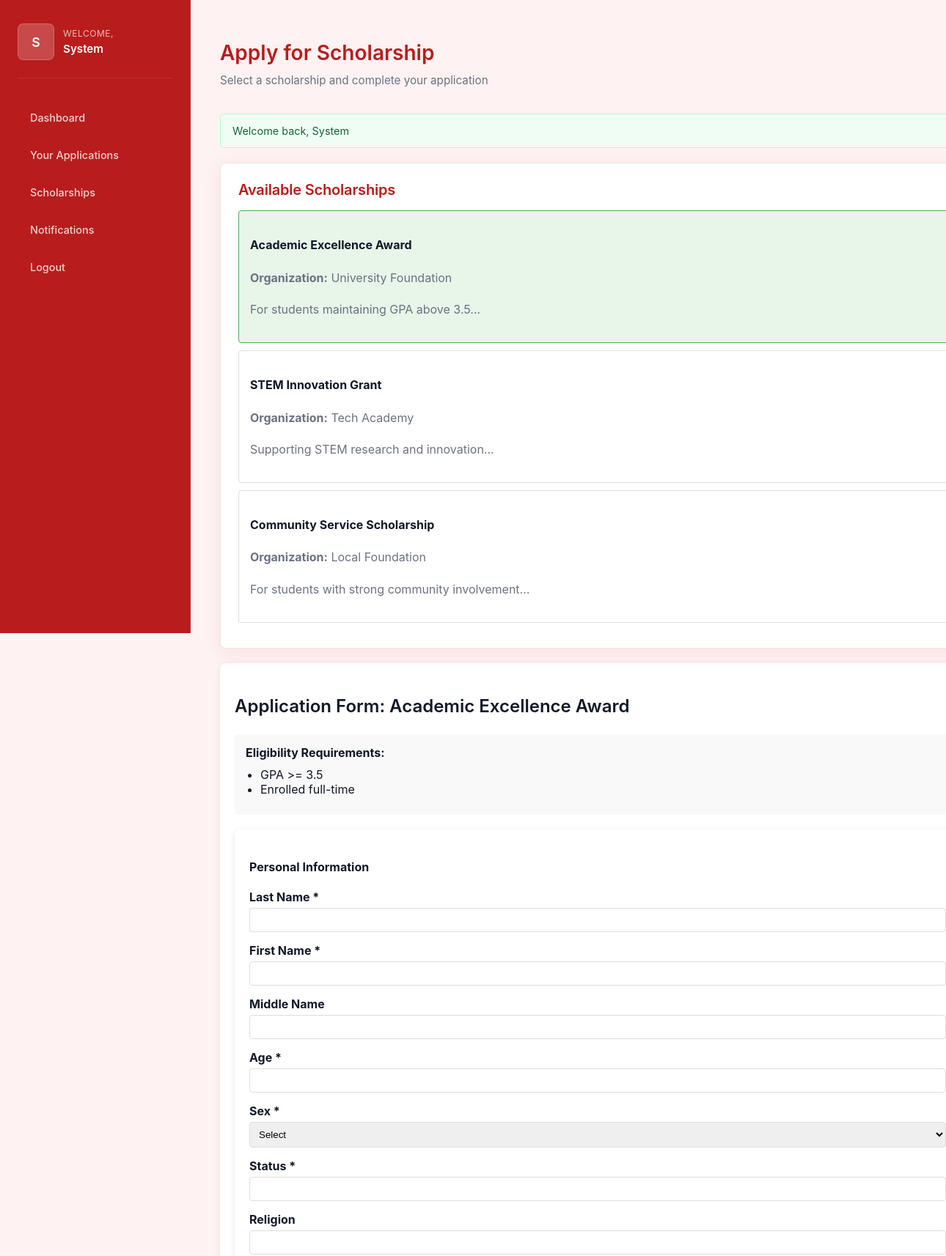
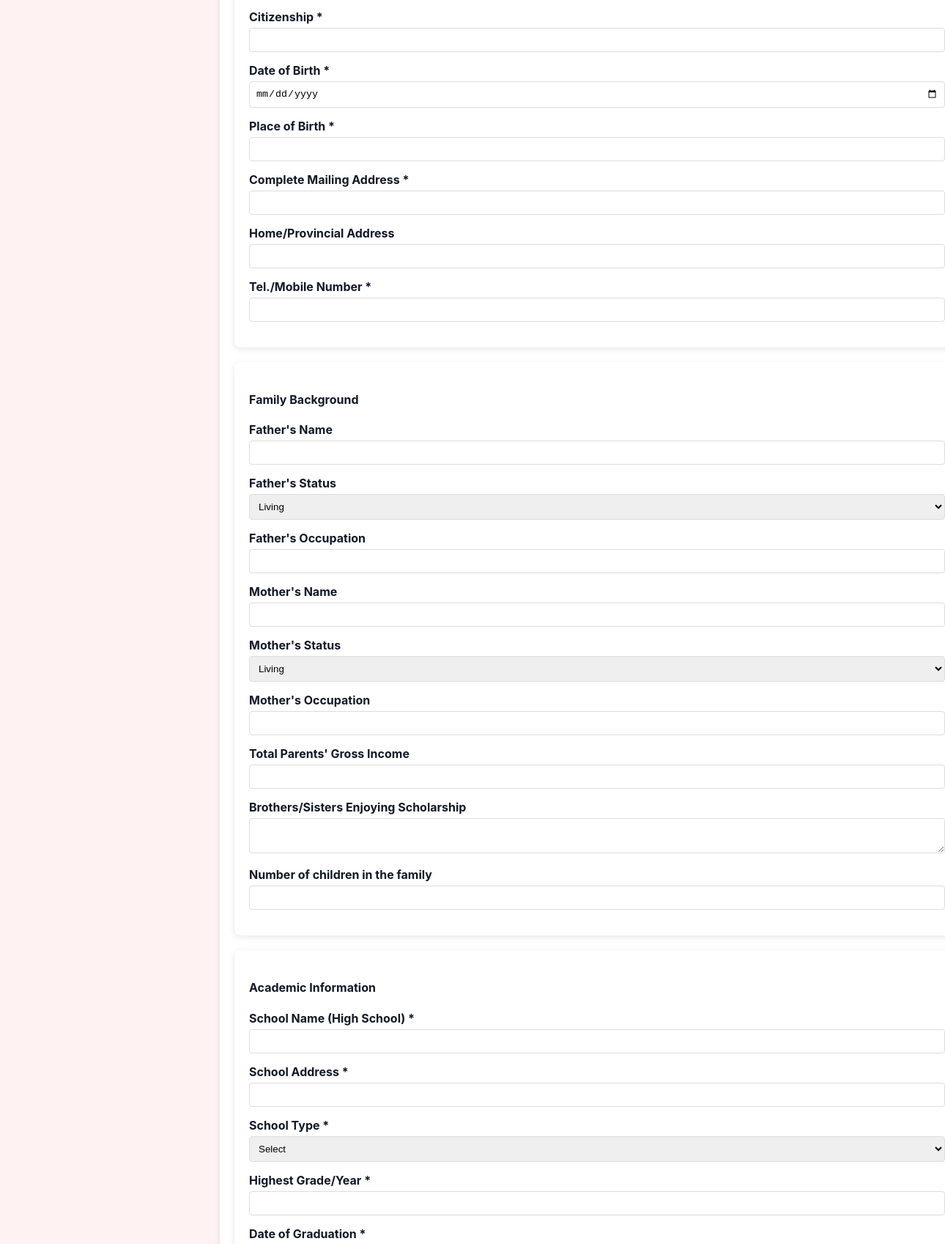
The app's page /member/apply_scholarship.php?scholarship_id=1 (signed in, upper part) with its own data (2 pictures, top to bottom).
### tables this page shows
CREATE TABLE IF NOT EXISTS scholarships (
  id INT AUTO_INCREMENT PRIMARY KEY,
  title VARCHAR(255) NOT NULL,
  description TEXT,
  organization VARCHAR(150),
  requirements TEXT,
  amount DECIMAL(12,2),
  deadline DATE,
  status ENUM('open','closed','cancelled') DEFAULT 'open',
  created_by INT,
  created_at DATETIME DEFAULT CURRENT_TIMESTAMP,
  updated_at DATETIME DEFAULT CURRENT_TIMESTAMP ON UPDATE CURRENT_TIMESTAMP,
  UNIQUE KEY unique_scholarship (title, organization, deadline),
  FOREIGN KEY (created_by) REFERENCES users(id) ON DELETE SET NULL,
  INDEX idx_status (status),
  INDEX idx_deadline (deadline),
  INDEX idx_created_at (created_at)
);

### member/apply_scholarship.php (the view, shortened to what this page needs)
<?php
$pdo = getPDO();
$stmt = $pdo->query('SELECT * FROM scholarships WHERE status = "open" ORDER BY created_at DESC');
$scholarships = $stmt->fetchAll();
$selected_scholarship = null;
$requirements = [];
$scholarship_id = $_GET['scholarship_id'] ?? 0;
if ($scholarship_id) {
    $stmt = $pdo->prepare('SELECT * FROM scholarships WHERE id = :id AND status = "open"');
    $stmt->execute([':id' => $scholarship_id]);
    $selected_scholarship = $stmt->fetch();
    if ($selected_scholarship) {
        $stmt = $pdo->prepare('SELECT requirement FROM eligibility_requirements WHERE scholarship_id = :id');
        $stmt->execute([':id' => $scholarship_id]);
        $requirements = $stmt->fetchAll(PDO::FETCH_COLUMN);
    }
}
?>
<!doctype html>
<html>
<head>
  <link rel="stylesheet" href="../assets/style.css">
  <link rel="stylesheet" href="dashboard.css">
</head>
<body>
  <div class="dashboard-app">
    <aside class="sidebar">
      <div class="profile">
        <div class="avatar"><?= strtoupper(substr(($_SESSION['user']['first_name']??$_SESSION['user']['username']),0,1)) ?></div>
        <div>
          <div class="welcome">Welcome,</div>
          <div class="username"><?= htmlspecialchars($_SESSION['user']['first_name'] ?? $_SESSION['user']['username']) ?></div>
        </div>
      </div>
      <nav>
        <a href="dashboard.php">Dashboard</a>
        <a href="applications.php">Your Applications</a>
        <a href="apply_scholarship.php">Scholarships</a>
        <a href="notifications.php">Notifications</a>
        <a href="../auth/logout.php">Logout</a>
      </nav>
    </aside>
    <main class="main">
      <div class="header-row">
        <div>
          <h2>Apply for Scholarship</h2>
          <p class="muted">Select a scholarship and complete your application</p>
        </div>
      </div>
      <?php if (!empty($_SESSION['success'])): ?>
        <div class="flash success-flash"><?= htmlspecialchars($_SESSION['success']); unset($_SESSION['success']); ?></div>
      <?php endif; ?>
      <section class="panel">
        <h3>Available Scholarships</h3>
        <?php if (empty($scholarships)): ?>
          <p>No open scholarships available at this time.</p>
        <?php else: ?>
          <?php foreach ($scholarships as $sch): ?>
            <div class="scholarship-card <?= $selected_scholarship && $selected_scholarship['id'] == $sch['id'] ? 'selected' : '' ?>"
                 onclick="window.location.href='?scholarship_id=<?= $sch['id'] ?>'">
              <h4><?= htmlspecialchars($sch['title']) ?></h4>
              <p><strong>Organization:</strong> <?= htmlspecialchars($sch['organization'] ?? 'N/A') ?></p>
              <p><?= htmlspecialchars(substr($sch['description'] ?? '', 0, 150)) ?>...</p>
            </div>
          <?php endforeach; ?>
        <?php endif; ?>
      </section>
      <?php if ($selected_scholarship): ?>
        <section class="form-section">
          <h3>Application Form: <?= htmlspecialchars($selected_scholarship['title']) ?></h3>
          <?php if (!empty($requirements)): ?>
            <div class="requirements-list">
              <strong>Eligibility Requirements:</strong>
              <ul>
                <?php foreach ($requirements as $req): ?>
                  <li><?= htmlspecialchars($req) ?></li>
                <?php endforeach; ?>
              </ul>
            </div>
          <?php endif; ?>
          <form method="POST" action="../controllers/ApplicationController.php" enctype="multipart/form-data">
            <div class="form-section">
              <h4>Personal Information</h4>
              <div class="form-group"><label>Last Name *</label><input type="text" name="last_name" required></div>
              <div class="form-group"><label>First Name *</label><input type="text" name="first_name" required></div>
              <div class="form-group"><label>Middle Name</label><input type="text" name="middle_name"></div>
              <div class="form-group"><label>Age *</label><input type="number" name="age" min="1" required></div>
              <div class="form-group"><label>Sex *</label><select name="sex" required><option value="">Select</option><option value="Male">Male</option><option value="Female">Female</option></select></div>
              <div class="form-group"><label>Status *</label><input type="text" name="status" required></div>
              <div class="form-group"><label>Religion</label><input type="text" name="religion"></div>
              <div class="form-group"><label>Citizenship *</label><input type="text" name="citizenship" required></div>
              <div class="form-group"><label>Date of Birth *</label><input type="date" name="dob" required></div>
              <div class="form-group"><label>Place of Birth *</label><input type="text" name="birth_place" required></div>
              <div class="form-group"><label>Complete Mailing Address *</label><input type="text" name="mailing_address" required></div>
              <div class="form-group"><label>Home/Provincial Address</label><input type="text" name="provincial_address"></div>
              <div class="form-group"><label>Tel./Mobile Number *</label><input type="text" name="contact_number" required></div>
            </div>
            <div class="form-section">
              <h4>Family Background</h4>
              <div class="form-group"><label>Father's Name</label><input type="text" name="father_name"></div>
              <div class="form-group"><label>Father's Status</label><select name="father_status"><option value="Living">Living</option><option value="Deceased">Deceased</option></select></div>
              <div class="form-group"><label>Father's Occupation</label><input type="text" name="father_occupation"></div>
              <div class="form-group"><label>Mother's Name</label><input type="text" name="mother_name"></div>
              <div class="form-group"><label>Mother's Status</label><select name="mother_status"><option value="Living">Living</option><option value="Deceased">Deceased</option></select></div>
              <div class="form-group"><label>Mother's Occupation</label><input type="text" name="mother_occupation"></div>
              <div class="form-group"><label>Total Parents' Gross Income</label><input type="number" name="gross_income" min="0"></div>
              <div class="form-group"><label>Brothers/Sisters Enjoying Scholarship</label><textarea name="siblings_scholarship" rows="2"></textarea></div>
              <div class="form-group"><label>Number of children in the family</label><input type="number" name="children_count" min="1"></div>
            </div>
            <div class="form-section">
              <h4>Academic Information</h4>
              <div class="form-group"><label>School Name (High School) *</label><input type="text" name="school_name" required></div>
              <div class="form-group"><label>School Address *</label><input type="text" name="school_address" required></div>
              <div class="form-group"><label>School Type *</label><select name="school_type" required><option value="">Select</option></select></div>
              <div class="form-group"><label>Highest Grade/Year *</label><input type="text" name="highest_grade" required></div>
              <div class="form-group"><label>Date of Graduation *</label><input type="date" name="graduation_date" required></div>
            </div>
          </form>
        </section>
      <?php endif; ?>
    </main>
  </div>
</body>
</html>

### assets/style.css (style rules this page uses)
.panel { background: #fff; padding: 2rem; border-radius: 16px; border: 1px solid #e5e7eb; box-shadow: 0 6px 24px rgba(185,28,28,0.08); transition: box-shadow 0.2s, border-color 0.2s; }
.panel h3 { color: #b71c1c; font-size: 1.35rem; font-weight: 700; margin-bottom: 1rem; letter-spacing: -0.01em; }
.panel h3 { margin-top: 0; margin-bottom: 1rem; color: #b91c1c; font-size: 1.35rem; font-weight: 700; letter-spacing: -0.01em; }
h2 { font-size: 2rem; font-weight: 600; }
h3 { font-size: 1.5rem; font-weight: 600; }
p { color: var(--text-secondary); line-height: 1.7; }

### member/dashboard.css (style rules this page uses)
:root { --bg: #fef2f2; --card: #ffffff; --muted: #6b7280; --primary: #b91c1c; --primary-light: #dc2626; --accent: #ef4444; --border: #e5e7eb; --text-primary: #111827; --text-secondary: #6b7280; }
body { background: var(--bg); font-family: 'Inter', -apple-system, BlinkMacSystemFont, 'Segoe UI', sans-serif; color: var(--text-primary); margin: 0; padding: 0; -webkit-font-smoothing: antialiased; -moz-osx-font-smoothing: grayscale; }
.dashboard-app { min-height: 100vh; display: grid; grid-template-columns: 260px 1fr; }
.sidebar { background: var(--primary); color: white; padding: 2rem 1.5rem; border-right: 1px solid rgba(255, 255, 255, 0.1); position: sticky; top: 0; height: 100vh; overflow-y: auto; }
.profile { display: flex; align-items: center; gap: 0.75rem; margin-bottom: 2rem; padding-bottom: 1.5rem; border-bottom: 1px solid rgba(255, 255, 255, 0.1); }
.avatar { width: 48px; height: 48px; border-radius: 8px; background: rgba(255, 255, 255, 0.2); display: flex; align-items: center; justify-content: center; font-weight: 600; font-size: 1.1rem; color: white; border: 1px solid rgba(255, 255, 255, 0.2); }
.welcome { font-size: 0.75rem; color: rgba(255, 255, 255, 0.7); text-transform: uppercase; letter-spacing: 0.5px; margin-bottom: 0.25rem; }
.username { font-weight: 600; font-size: 0.95rem; color: white; }
.sidebar nav { margin-top: 1rem; }
.sidebar a { display: block; color: rgba(255, 255, 255, 0.8); padding: 0.75rem 1rem; border-radius: 6px; text-decoration: none; margin-bottom: 0.5rem; font-size: 0.9rem; font-weight: 500; transition: all 0.2s ease; border: 1px solid transparent; }
.main { padding: 2rem 2.5rem; max-width: 1400px; width: 100%; }
.header-row { display: flex; justify-content: space-between; align-items: flex-start; margin-bottom: 2rem; }
.header-row h2 { font-size: 1.75rem; font-weight: 600; color: var(--primary); margin-bottom: 0.5rem; }
.header-row p { color: var(--muted); margin: 0; font-size: 0.95rem; }
.panel { background: var(--card); padding: 1.5rem; border-radius: 8px; border: 1px solid var(--border); transition: all 0.2s ease; }
.panel h3 { margin-top: 0; margin-bottom: 1rem; color: var(--primary); font-size: 1.25rem; font-weight: 600; }
.flash { padding: 0.875rem 1rem; border-radius: 6px; margin-bottom: 1.25rem; font-size: 0.9rem; border: 1px solid; }
.success-flash { background: #f0fdf4; color: #166534; border-color: #bbf7d0; }

### member/apply_scholarship.php (style rules this page uses)
.form-section { background: white; padding: 20px; border-radius: 8px; margin: 20px 0; box-shadow: 0 2px 8px rgba(0,0,0,0.1); }
.form-group { margin-bottom: 15px; }
.form-group label { display: block; margin-bottom: 5px; font-weight: bold; }
.form-group input, .form-group textarea, .form-group select { width: 100%; padding: 8px; border: 1px solid #ddd; border-radius: 4px; box-sizing: border-box; }
.requirements-list { background: #f9f9f9; padding: 15px; border-radius: 4px; margin: 15px 0; }
.requirements-list ul { margin: 10px 0; padding-left: 20px; }
.scholarship-card { border: 1px solid #ddd; padding: 15px; margin: 10px 0; border-radius: 4px; cursor: pointer; transition: background 0.2s; }
.scholarship-card.selected { border-color: #4CAF50; background: #e8f5e9; }

### records on screen
scholarships: title "Academic Excellence Award", organization "University Foundation", description "For students maintaining GPA above 3.5"
scholarships: title "STEM Innovation Grant", organization "Tech Academy", description "Supporting STEM research and innovation"
scholarships: title "Community Service Scholarship", organization "Local Foundation", description "For students with strong community involvement"

### other values on screen
$_SESSION['user']['first_name'] "System"
$_SESSION['success'] "Welcome back, System"
$req "GPA >= 3.5"
$req "Enrolled full-time"
